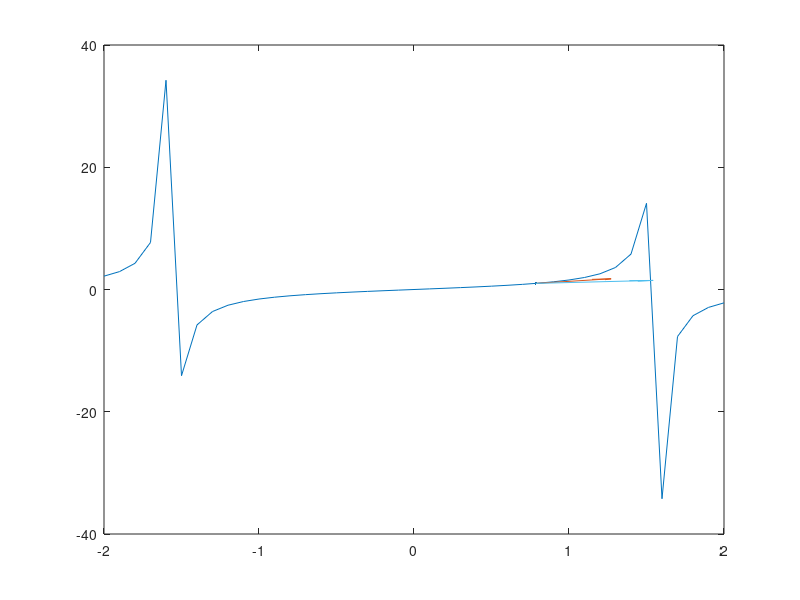

MATLAB code to generate this figure:
x = [-2:0.1:2];
y = tan(x);
p1 = pi/4;
p2 = 1;
v1 = 1;
v2 = tan(p2);

modulo_v = sqrt(v1^.2+v2.^2);
v1_unitario = v1/modulo_v;
v2_unitario = v2/modulo_v;

plot(x, y)
hold on
scatter(p1, p2, '.')
quiver(p1, p2, v1_unitario, v2_unitario, 'MaxHeadSize', 0.1)
quiver(p1, p2, v2_unitario, v1_unitario, 'MaxHeadSize', 0.1)